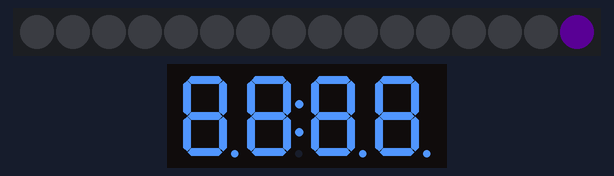
The sketch below on a simulated ESP8266 (NodeMCU). Parts: 16 RGB LEDs in strip order, left to right, 4-digit seven-segment display. Dim RGB values are drawn brighter than linear; WiFi joins after 1.5 s; servers stay silent unless stated; what the sketch prints to the serial monitor is not drawn.

Above: at 2.8 s.
At 6.8 s:
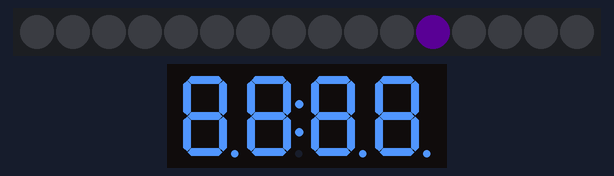
At 11.8 s:
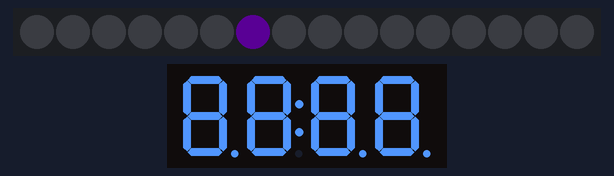
At 20.8 s:
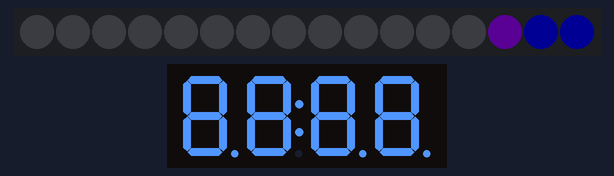
At 33.8 s:
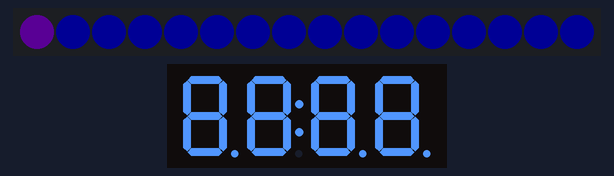
At 38.8 s:
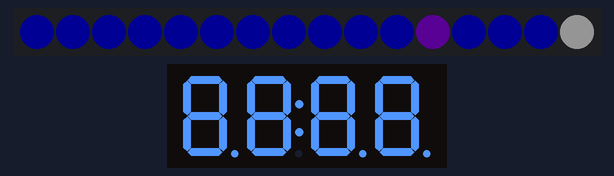

The sketch:

FanCount.ino
```cpp
#include <ESP8266WiFi.h>
#include <ESP8266HTTPClient.h>
#include <TM1637Display.h>
#include <Adafruit_NeoPixel.h>

#define PIN D7  //PIN 7 for the neopixel ring
#define CLK D2 //PIN 2 for CLK PIN
#define DIO D3 //PIN3 for DIO

TM1637Display display(CLK, DIO);
int delayVal = 500;
int pause = 120;
int numPixels = 16;
Adafruit_NeoPixel strip = Adafruit_NeoPixel(numPixels, PIN, NEO_GRB + NEO_KHZ800);

const char* ssid = "xxxxxxxxx";
const char* password = "yyyyyyyyyy";


void setup(){
  Serial.begin(115200);
  WiFi.begin(ssid, password);

  while (WiFi.status() != WL_CONNECTED) {

    delay(1000);
    Serial.print("Connecting..");

  }

//Neopixel-Ring
strip.begin();
  strip.setBrightness(20); // 0-255
  strip.show(); // set all neopixels off


//TM1673 Display
  display.setBrightness(10); //0-15
  uint8_t data[] = { 0xff, 0xff, 0xff, 0xff };  //4 segments
  display.setSegments(data);
  //Pause
  delay(delayVal);


}

//define colors
uint32_t aus = strip.Color(0, 0, 0);
uint32_t blue = strip.Color(0, 0, 255);
uint32_t white = strip.Color(255, 255, 255);
uint32_t lila = strip.Color(155, 0, 255);


void loop(){

 if (WiFi.status() == WL_CONNECTED) {
    HTTPClient http;
    http.begin("http://yourdomain.com/yourscript.php");
    int httpCode = http.GET();
    if (httpCode > 0) {
       String payload = http.getString();
      Serial.println(payload);
     int fancount = payload.toInt(); //convert sting of the payload to an int
      display.showNumberDec(fancount, false, 4, 4); //Display the number of fans
    }
    http.end();   //Close connection
  }


//first round, just for fun
 for(uint32_t i=15; i>=0; i--) { //count pixel (unfortunately counting down because I want my counter going clockwise)
      strip.setPixelColor(i, lila);
      strip.show();
      delay(1000); //wait 1 second
      strip.setPixelColor(i, aus);
      strip.show();
  Serial.println("current pixel:");
   Serial.println(i);
 if (i==0){break;} //break after 1 round
  }


//from here it counts 16*16 rounds before starting the loop again

 for(uint32_t j=16; j>=0; j--){ //count rounds

    for(uint32_t i=15; i>=0; i--) { //count pixel (unfortunately counting down because I want my counter going clockwise)
       strip.setPixelColor(i, lila);
       strip.show();
       delay(1000);
       if (j<=i){      //here the counter for the rounds are displayed in white
            strip.setPixelColor(i, white);
            strip.show(); //Anzeigen
        }
        else {
            strip.setPixelColor(i, blue);
            strip.show();
        }
   Serial.println("Pixel:");
   Serial.println(i);
 if (i==0){break;}
  }

  Serial.println("Round:");
  Serial.println(j);

 if (j==0){break;} //after 16*16 rounds start void loop again
 }


}
```

Measured:
- what the display in image 0 shows lasts 1.0 s, from 2.7 s to 3.7 s
